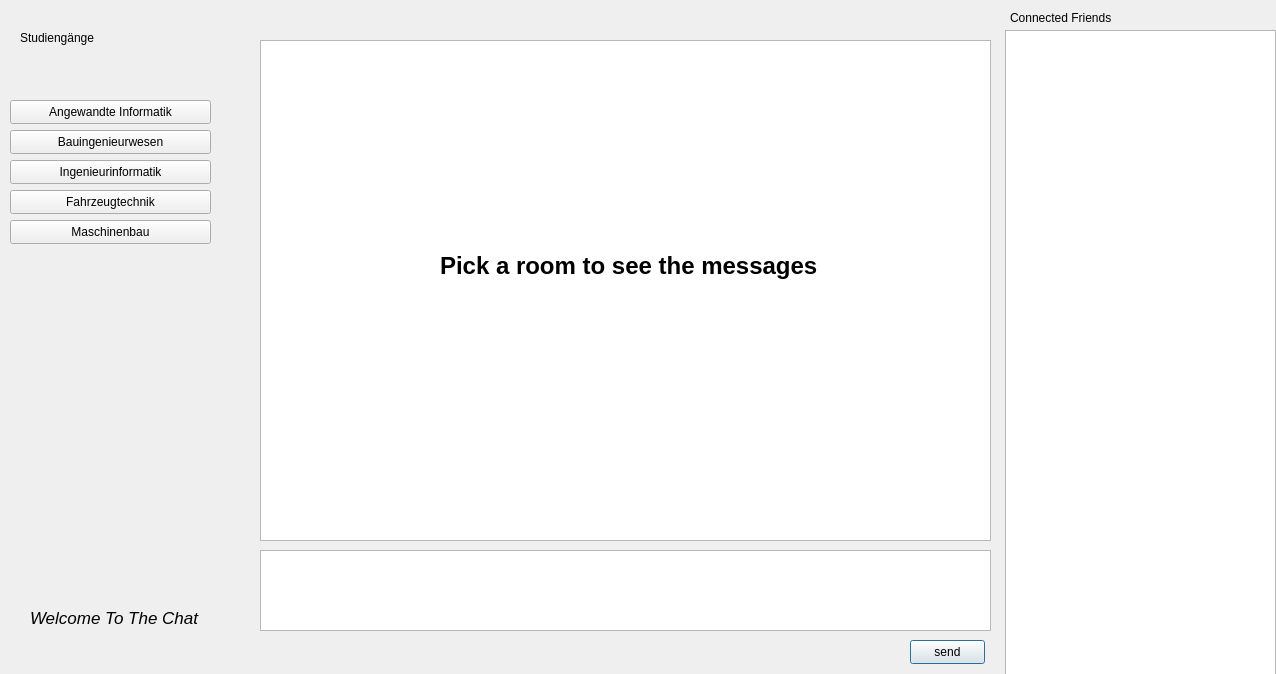
<?xml version="1.0" encoding="UTF-8"?>
<ui version="4.0">
 <class>chat</class>
 <widget class="QDialog" name="chat">
  <property name="geometry">
   <rect>
    <x>0</x>
    <y>0</y>
    <width>1276</width>
    <height>674</height>
   </rect>
  </property>
  <property name="windowTitle">
   <string>Dialog</string>
  </property>
  <widget class="QListWidget" name="listWidget">
   <property name="geometry">
    <rect>
     <x>1005</x>
     <y>30</y>
     <width>271</width>
     <height>651</height>
    </rect>
   </property>
  </widget>
  <widget class="QLabel" name="label">
   <property name="geometry">
    <rect>
     <x>1010</x>
     <y>10</y>
     <width>161</width>
     <height>16</height>
    </rect>
   </property>
   <property name="text">
    <string>Connected Friends </string>
   </property>
  </widget>
  <widget class="QPlainTextEdit" name="plainTextEdit">
   <property name="enabled">
    <bool>true</bool>
   </property>
   <property name="geometry">
    <rect>
     <x>260</x>
     <y>550</y>
     <width>731</width>
     <height>81</height>
    </rect>
   </property>
   <property name="frameShadow">
    <enum>QFrame::Sunken</enum>
   </property>
  </widget>
  <widget class="QPushButton" name="send">
   <property name="geometry">
    <rect>
     <x>910</x>
     <y>640</y>
     <width>75</width>
     <height>24</height>
    </rect>
   </property>
   <property name="text">
    <string>send</string>
   </property>
  </widget>
  <widget class="QLabel" name="label_2">
   <property name="geometry">
    <rect>
     <x>20</x>
     <y>30</y>
     <width>181</width>
     <height>16</height>
    </rect>
   </property>
   <property name="text">
    <string>Studiengänge</string>
   </property>
  </widget>
  <widget class="QLabel" name="label_4">
   <property name="geometry">
    <rect>
     <x>30</x>
     <y>610</y>
     <width>171</width>
     <height>16</height>
    </rect>
   </property>
   <property name="font">
    <font>
     <pointsize>13</pointsize>
     <italic>true</italic>
    </font>
   </property>
   <property name="text">
    <string>Welcome To The Chat</string>
   </property>
  </widget>
  <widget class="QPushButton" name="pushButton_2">
   <property name="geometry">
    <rect>
     <x>10</x>
     <y>100</y>
     <width>201</width>
     <height>24</height>
    </rect>
   </property>
   <property name="text">
    <string>Angewandte Informatik</string>
   </property>
  </widget>
  <widget class="QPushButton" name="pushButton_3">
   <property name="geometry">
    <rect>
     <x>10</x>
     <y>130</y>
     <width>201</width>
     <height>24</height>
    </rect>
   </property>
   <property name="text">
    <string>Bauingenieurwesen</string>
   </property>
  </widget>
  <widget class="QPushButton" name="pushButton_4">
   <property name="geometry">
    <rect>
     <x>10</x>
     <y>160</y>
     <width>201</width>
     <height>24</height>
    </rect>
   </property>
   <property name="text">
    <string>Ingenieurinformatik</string>
   </property>
  </widget>
  <widget class="QPushButton" name="pushButton_5">
   <property name="geometry">
    <rect>
     <x>10</x>
     <y>190</y>
     <width>201</width>
     <height>24</height>
    </rect>
   </property>
   <property name="text">
    <string>Fahrzeugtechnik</string>
   </property>
  </widget>
  <widget class="QPushButton" name="pushButton_6">
   <property name="geometry">
    <rect>
     <x>10</x>
     <y>220</y>
     <width>201</width>
     <height>24</height>
    </rect>
   </property>
   <property name="text">
    <string>Maschinenbau</string>
   </property>
  </widget>
  <widget class="QListView" name="listView">
   <property name="geometry">
    <rect>
     <x>260</x>
     <y>40</y>
     <width>731</width>
     <height>501</height>
    </rect>
   </property>
  </widget>
  <widget class="QLabel" name="label_3">
   <property name="geometry">
    <rect>
     <x>440</x>
     <y>240</y>
     <width>401</width>
     <height>51</height>
    </rect>
   </property>
   <property name="font">
    <font>
     <pointsize>18</pointsize>
     <bold>true</bold>
    </font>
   </property>
   <property name="text">
    <string>Pick a room to see the messages </string>
   </property>
  </widget>
  <zorder>plainTextEdit</zorder>
  <zorder>listWidget</zorder>
  <zorder>label</zorder>
  <zorder>send</zorder>
  <zorder>label_2</zorder>
  <zorder>label_4</zorder>
  <zorder>pushButton_2</zorder>
  <zorder>pushButton_3</zorder>
  <zorder>pushButton_4</zorder>
  <zorder>pushButton_5</zorder>
  <zorder>pushButton_6</zorder>
  <zorder>listView</zorder>
  <zorder>label_3</zorder>
 </widget>
 <resources/>
 <connections/>
</ui>
